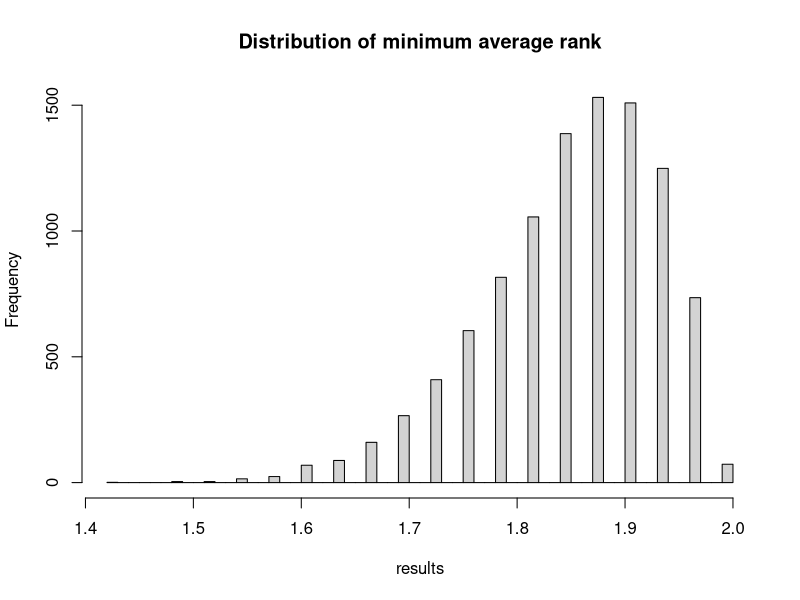

Write the R code that produced this figure.
## ---- chunk 1
# Set the number of trials
n_iters <- 10000

# An empty array to store the trial results.
results <- numeric(n_iters)

# Step 1 above.
bucket <- c(1, 2, 3)

n_rows <- 33

# Do 10000 trials.
for (i in 1:n_iters) {
    # Prepare vectors to store shuffled row results.
    t1 <- numeric(n_rows)
    t2 <- numeric(n_rows)
    t3 <- numeric(n_rows)
    # Step 3 (for all 33 rows).
    for (row_no in 1:n_rows) {
        # Step 2.
        shuffled <- sample(bucket)
        # Step 2 continued.
        t1[row_no] <- shuffled[1]
        t2[row_no] <- shuffled[2]
        t3[row_no] <- shuffled[3]
    }
    # Step 4.
    m_t1 <- mean(t1)
    m_t2 <- mean(t2)
    m_t3 <- mean(t3)
    # Step 5.
    means <- c(m_t1, m_t2, m_t3)
    min_mean <- min(means)
    results[i] <- min_mean
}

hist(results, breaks=50,
     main='Distribution of minimum average rank')

# Step 7.
k <- sum(results <= 1.49)
kk <- k / n_iters

message('Proportion minimum average rank <= 1.48: ', kk)
